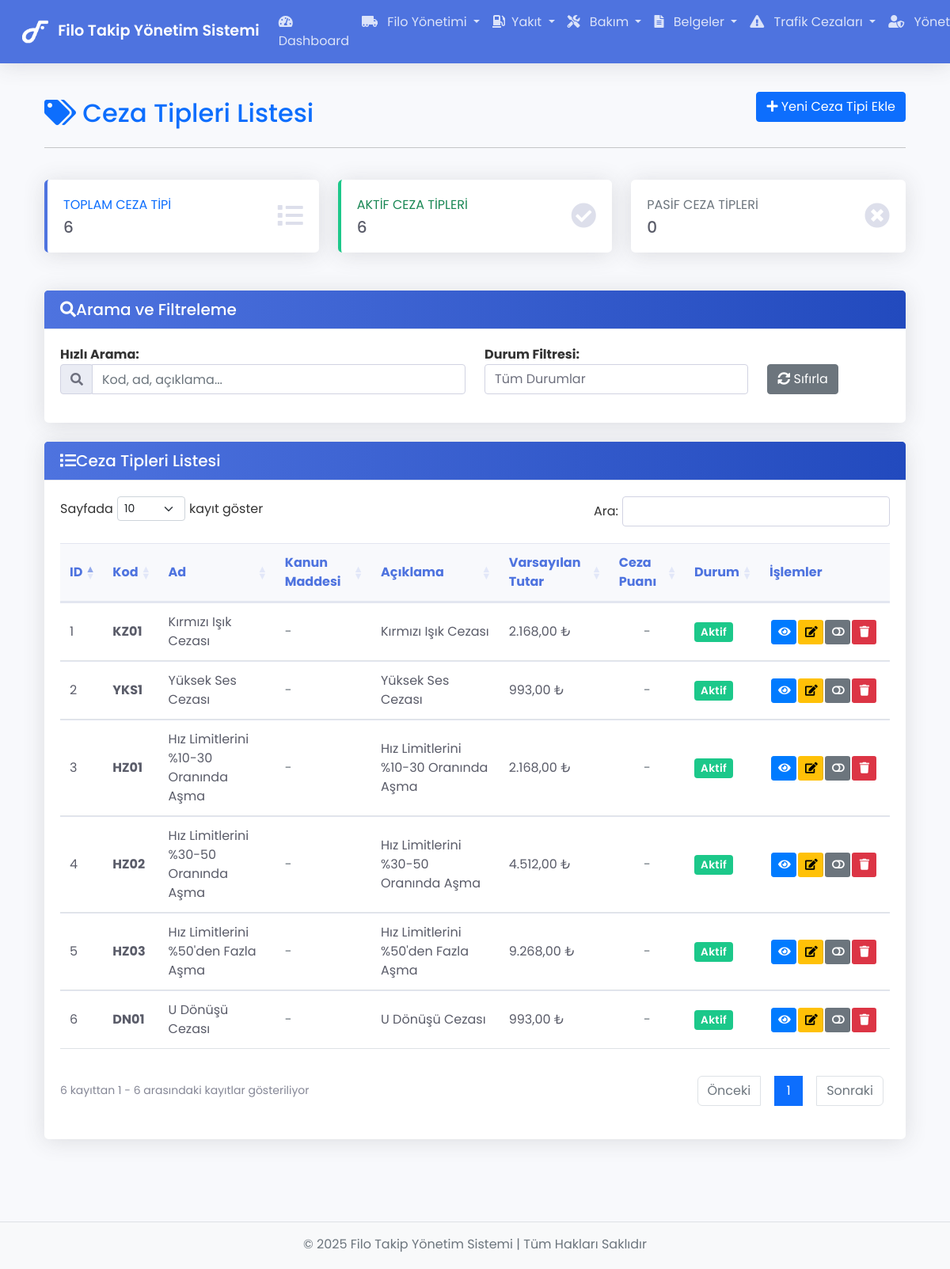
The page /finetypes (signed in) on the database its author committed.
### tables this page shows
CREATE TABLE `fine_types` (
  `id` int(11) NOT NULL,
  `code` varchar(20) NOT NULL COMMENT 'Ceza kodu (örn: TRF-001)',
  `name` varchar(100) NOT NULL COMMENT 'Ceza adı',
  `legal_article` varchar(100) DEFAULT NULL COMMENT 'İlgili kanun maddesi',
  `description` text DEFAULT NULL COMMENT 'Detaylı açıklama',
  `default_amount` decimal(10,2) NOT NULL COMMENT 'Varsayılan ceza tutarı',
  `points` int(11) DEFAULT NULL COMMENT 'Ceza puanı (eğer uygulanıyorsa)',
  `active` tinyint(1) NOT NULL DEFAULT 1 COMMENT 'Aktif/pasif durumu',
  `created_at` timestamp NOT NULL DEFAULT current_timestamp()
);

### app/Controllers/FineTypes.php (called while the page is built, shortened)
<?php
class FineTypes extends Controller
{
    private $fineTypeModel;
    public function __construct()
    {
        $this->fineTypeModel = $this->model('FineType');
    }
    public function index()
    {
        $fineTypes = $this->fineTypeModel->getFineTypes();
        $activeCount = 0;
        $inactiveCount = 0;
        foreach ($fineTypes as $type) {
            if ($type->active == 1) {
                $activeCount++;
            } else {
                $inactiveCount++;
            }
        }
        $data = [
            'title' => 'Ceza Tipleri Listesi',
            'fineTypes' => $fineTypes,
            'activeCount' => $activeCount,
            'inactiveCount' => $inactiveCount,
            'totalCount' => count($fineTypes)
        ];
        $this->view('finetypes/index', $data);
    }
}

### app/Core/App.php (called while the page is built, shortened)
<?php
class App {
    protected $currentController;
    protected $currentMethod = 'index';
    public function __construct() {
        $url = $this->getUrl();
        if (!empty($url) && isset($url[0])) {
            $controllerName = ucwords($url[0]);
            $controllerClass = 'App\\Controllers\\' . $controllerName;
            if (class_exists($controllerClass)) {
                unset($url[0]);
            } else {
                error_log('Hata: Controller bulunamadı: ' . $controllerClass);
                $this->errorPage('Controller bulunamadı: ' . $controllerName);
                return;
            }
        }
        try {
            $this->currentController = new $controllerClass();
        } catch (\Throwable $e) {
            error_log('Hata: Controller oluşturulamadı: ' . $e->getMessage());
            $this->errorPage('Controller oluşturulamadı: ' . $e->getMessage());
            return;
        }
        $this->params = $url ? array_values($url) : [];
        try {
            call_user_func_array([$this->currentController, $this->currentMethod], $this->params);
        } catch (\ArgumentCountError $e) {
            error_log('Hata: Parametre sayısı hatası: ' . $e->getMessage());
            $this->errorPage('Yanlış sayıda parametre: ' . $e->getMessage());
        } catch (\Throwable $e) {
            error_log('Hata: ' . $e->getMessage() . "\n" . $e->getTraceAsString());
            $this->errorPage($e->getMessage());
        }
    }
    public function getUrl(): array {
        if (isset($_GET['url'])) {
            $url = rtrim($_GET['url'], '/');
            $url = filter_var($url, FILTER_SANITIZE_URL);
            $url = explode('/', $url);
            return $url;
        }
        return [];
    }
}

### index.php (called while the page is built, shortened)
<?php
$app = new App();

### app/Core/Database.php (called while the page is built, shortened)
<?php
class Database {
    private $host = DB_HOST;
    private $user = DB_USER;
    private $pass = DB_PASS;
    private $dbname = DB_NAME;
    private $dbh;
    private $stmt;
    public function __construct() {
        $dsn = 'mysql:host=' . $this->host . ';dbname=' . $this->dbname . ';charset=utf8';
        $options = [
            \PDO::ATTR_PERSISTENT => true,
            \PDO::ATTR_ERRMODE => \PDO::ERRMODE_EXCEPTION,
            \PDO::ATTR_DEFAULT_FETCH_MODE => \PDO::FETCH_OBJ,
            \PDO::ATTR_EMULATE_PREPARES => false
        ];
        try {
            $this->dbh = new \PDO($dsn, $this->user, $this->pass, $options);
        } catch (\PDOException $e) {
            $this->error = $e->getMessage();
            echo $this->error;
        }
    }
    public function query(string $sql): bool {
        try {
            $this->stmt = $this->dbh->prepare($sql);
            return true;
        } catch (\PDOException $e) {
            error_log("Database::query - PDO Hatası: " . $e->getMessage());
            return false;
        }
    }
    public function execute(): bool {
        try {
            return $this->stmt->execute();
        } catch (\PDOException $e) {
            error_log("Database::execute - PDO Hatası: " . $e->getMessage());
            return false;
        }
    }
    public function resultSet(): array|false {
        try {
            if ($this->execute()) {
                return $this->stmt->fetchAll();
            }
            return false;
        } catch (\PDOException $e) {
            error_log("Database::resultSet - PDO Hatası: " . $e->getMessage());
            return false;
        }
    }
}

### app/Models/FineType.php (called while the page is built, shortened)
<?php
class FineType
{
    private $db;
    public function __construct()
    {
        $this->db = new Database;
    }
    public function getFineTypes()
    {
        $this->db->query('SELECT * FROM fine_types ORDER BY name ASC');
        return $this->db->resultSet();
    }
}

### app/views/finetypes/index.php (the view, shortened to what this page needs)
<?php require APPROOT . '/views/inc/header.php'; ?>
<div class="container-fluid px-4">
    <div class="row mb-4">
        <div class="col-md-12">
            <div class="d-flex justify-content-between align-items-center">
                <h2 class="mt-4 text-primary">
                    <i class="fas fa-tags mr-2"></i> <?php echo $data['title']; ?>
                </h2>
                <div>
                    <a href="<?php echo URLROOT; ?>/finetypes/add" class="btn btn-primary">
                        <i class="fas fa-plus mr-1"></i> Yeni Ceza Tipi Ekle
                    </a>
                </div>
            </div>
            <hr class="bg-primary">
        </div>
    </div>
    <div class="row mb-4">
        <div class="col-xl-4 col-md-4">
            <div class="card border-left-primary shadow-sm mb-4">
                <div class="card-body">
                    <div class="row no-gutters align-items-center">
                        <div class="col mr-2">
                            <div class="text-xs font-weight-bold text-primary text-uppercase mb-1">
                                Toplam Ceza Tipi</div>
                            <div class="h5 mb-0 font-weight-bold text-gray-800"><?php echo $data['totalCount']; ?></div>
                        </div>
                        <div class="col-auto">
                            <i class="fas fa-list fa-2x text-gray-300"></i>
                        </div>
                    </div>
                </div>
            </div>
        </div>
        <div class="col-xl-4 col-md-4">
            <div class="card border-left-success shadow-sm mb-4">
                <div class="card-body">
                    <div class="row no-gutters align-items-center">
                        <div class="col mr-2">
                            <div class="text-xs font-weight-bold text-success text-uppercase mb-1">
                                Aktif Ceza Tipleri</div>
                            <div class="h5 mb-0 font-weight-bold text-gray-800"><?php echo $data['activeCount']; ?></div>
                        </div>
                        <div class="col-auto">
                            <i class="fas fa-check-circle fa-2x text-gray-300"></i>
                        </div>
                    </div>
                </div>
            </div>
        </div>
        <div class="col-xl-4 col-md-4">
            <div class="card border-left-secondary shadow-sm mb-4">
                <div class="card-body">
                    <div class="row no-gutters align-items-center">
                        <div class="col mr-2">
                            <div class="text-xs font-weight-bold text-secondary text-uppercase mb-1">
                                Pasif Ceza Tipleri</div>
                            <div class="h5 mb-0 font-weight-bold text-gray-800"><?php echo $data['inactiveCount']; ?></div>
                        </div>
                        <div class="col-auto">
                            <i class="fas fa-times-circle fa-2x text-gray-300"></i>
                        </div>
                    </div>
                </div>
            </div>
        </div>
    </div>
    <div class="card mb-4 shadow-sm">
        <div class="card-header bg-primary text-white">
            <h5 class="m-0 font-weight-bold"><i class="fas fa-search mr-2"></i>Arama ve Filtreleme</h5>
        </div>
        <div class="card-body">
            <div class="row">
                <div class="col-md-6 mb-3">
                    <label for="searchInput"><strong>Hızlı Arama:</strong></label>
                    <div class="input-group">
                        <div class="input-group-prepend">
                            <span class="input-group-text"><i class="fas fa-search"></i></span>
                        </div>
                        <input type="text" class="form-control" id="searchInput" placeholder="Kod, ad, açıklama...">
                    </div>
                </div>
                <div class="col-md-4 mb-3">
                    <label for="statusFilter"><strong>Durum Filtresi:</strong></label>
                    <select class="form-control" id="statusFilter">
                        <option value="">Tüm Durumlar</option>
                    </select>
                </div>
                <div class="col-md-2 mb-3">
                    <label class="d-block">&nbsp;</label>
                    <button id="resetFilters" class="btn btn-secondary btn-block">
                        <i class="fas fa-sync-alt mr-1"></i> Sıfırla
                    </button>
                </div>
            </div>
        </div>
    </div>
    <div class="card shadow-sm mb-4">
        <div class="card-header bg-primary text-white">
            <h5 class="m-0 font-weight-bold"><i class="fas fa-list mr-2"></i>Ceza Tipleri Listesi</h5>
        </div>
        <div class="card-body">
            <div class="table-responsive">
                <table class="table table-hover data-table-buttons" id="fineTypesTable" width="100%" cellspacing="0">
                    <thead class="thead-light">
                        <tr>
                            <th>ID</th>
                            <th>Kod</th>
                            <th>Ad</th>
                            <th>Kanun Maddesi</th>
                            <th>Açıklama</th>
                            <th>Varsayılan Tutar</th>
                            <th>Ceza Puanı</th>
                            <th>Durum</th>
                            <th>İşlemler</th>
                        </tr>
                    </thead>
                    <tbody>
                        <?php foreach($data['fineTypes'] as $type) : ?>
                            <tr>
                                <td><?php echo $type->id; ?></td>
                                <td><strong><?php echo $type->code; ?></strong></td>
                                <td><?php echo $type->name; ?></td>
                                <td>
                                    <?php
                                    if(!empty($type->legal_article)) {
                                        echo $type->legal_article;
                                    } else {
                                        echo '<span class="text-muted">-</span>';
                                    }
                                    ?>
                                </td>
                                <td>
                                    <?php
                                    if(!empty($type->description)) {
                                        echo substr($type->description, 0, 50) . (strlen($type->description) > 50 ? '...' : '');
                                    } else {
                                        echo '<span class="text-muted">Açıklama yok</span>';
                                    }
                                    ?>
                                </td>
                                <td class="text-right"><?php echo number_format($type->default_amount, 2, ',', '.'); ?> ₺</td>
                                <td class="text-center">
                                    <?php
                                    if(!empty($type->points)) {
                                        echo $type->points;
                                    } else {
                                        echo '<span class="text-muted">-</span>';
                                    }
                                    ?>
                                </td>
                                <td>
                                    <?php if($type->active == 1) : ?>
                                        <span class="badge bg-success text-white">Aktif</span>
                                    <?php else : ?>
                                        <span class="badge bg-secondary text-white">Pasif</span>
                                    <?php endif; ?>
                                </td>
                                <td>
                                    <div class="btn-group">
                                        <a href="<?php echo URLROOT; ?>/finetypes/show/<?php echo $type->id; ?>" class="btn btn-sm btn-primary">
                                            <i class="fas fa-eye"></i>
                                        </a>
                                        <a href="<?php echo URLROOT; ?>/finetypes/edit/<?php echo $type->id; ?>" class="btn btn-sm btn-warning">
                                            <i class="fas fa-edit"></i>
                                        </a>
                                        <button type="button" class="btn btn-sm <?php echo ($type->active == 1) ? 'btn-secondary' : 'btn-success'; ?> btn-toggle-status"
                                                data-id="<?php echo $type->id; ?>"
                                                data-active="<?php echo $type->active; ?>"
                                                title="<?php echo ($type->active == 1) ? 'Pasif Yap' : 'Aktif Yap'; ?>">
                                            <i class="fas <?php echo ($type->active == 1) ? 'fa-toggle-off' : 'fa-toggle-on'; ?>"></i>
                                        </button>
                                        <button type="button" class="btn btn-sm btn-danger btn-delete"
                                                data-id="<?php echo $type->id; ?>"
                                                data-name="<?php echo $type->name; ?>">
                                            <i class="fas fa-trash"></i>
                                        </button>
                                    </div>
                                </td>
                            </tr>
                        <?php endforeach; ?>
                    </tbody>
                </table>
            </div>
        </div>
    </div>
</div>
<?php require APPROOT . '/views/inc/footer.php'; ?>

### rows shown on the page
fine_types: id "3", code "HZ01", name "Hız Limitlerini %10-30 Oranında Aşma", description "Hız Limitlerini %10-30 Oranında Aşma", default_amount "2.168,00", active "Aktif"
fine_types: id "4", code "HZ02", name "Hız Limitlerini %30-50 Oranında Aşma", description "Hız Limitlerini %30-50 Oranında Aşma", default_amount "4.512,00", active "Aktif"
fine_types: id "5", code "HZ03", name "Hız Limitlerini %50'den Fazla Aşma", description "Hız Limitlerini %50'den Fazla Aşma", default_amount "9.268,00", active "Aktif"
fine_types: id "1", code "KZ01", name "Kırmızı Işık Cezası", description "Kırmızı Işık Cezası", default_amount "2.168,00", active "Aktif"
fine_types: id "6", code "DN01", name "U Dönüşü Cezası", description "U Dönüşü Cezası", default_amount "993,00", active "Aktif"
fine_types: id "2", code "YKS1", name "Yüksek Ses Cezası", description "Yüksek Ses Cezası", default_amount "993,00", active "Aktif"

### other values the page prints
SITENAME "Filo Takip Yönetim Sistemi"
$data['title'] "Ceza Tipleri Listesi"
$data['totalCount'] "6"
$data['activeCount'] "6"
$data['inactiveCount'] "0"
